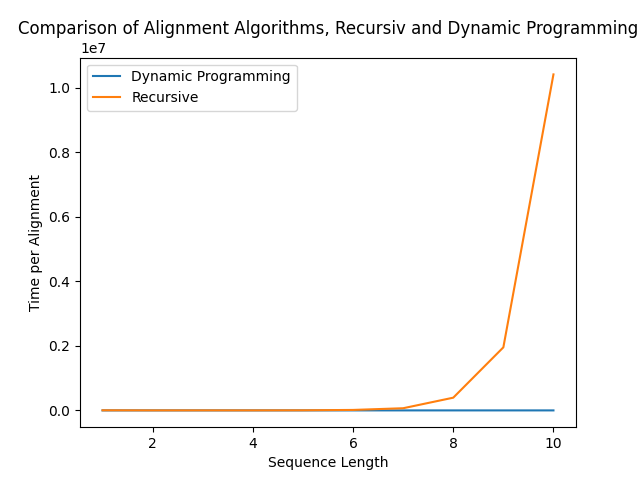

The Python source for this figure:
#!/usr/bin/env/python3
import pandas as pd
from matplotlib import pyplot as plt

input = pd.read_csv("res_benchmark.csv")

plt.plot(input["laenge"], input["dp_time"], label="Dynamic Programming")
plt.plot(input["laenge"], input["rec_time"], label="Recursive")

plt.xlabel("Sequence Length")
plt.ylabel("Time per Alignment")
plt.title("Comparison of Alignment Algorithms, Recursiv and Dynamic Programming")
plt.legend()
plt.savefig("benchmark.png")
plt.show()
